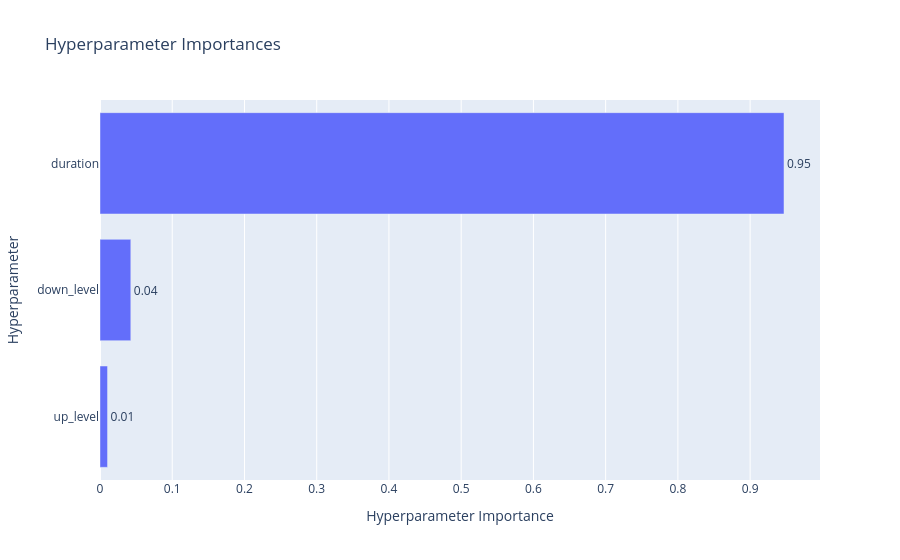

Write notebook code for a chart like this one.
### Code cell
optuna.visualization.plot_param_importances(
    study, target=lambda t: t.values[0], target_name="stret"
)

### Figure 1 — Plotly figure (JSON) as saved in the notebook; plotly's stock layout.template omitted (floating-point values rounded to 4 significant figures)
{"data": [{"cliponaxis": false, "hovertemplate": ["up_level (FloatDistribution): 0.01043848957339613<extra></extra>", "down_level (FloatDistribution): 0.042654331832087305<extra></extra>", "duration (IntDistribution): 0.9469071785945166<extra></extra>"], "name": "stret", "orientation": "h", "text": ["0.01", "0.04", "0.95"], "textposition": "outside", "type": "bar", "x": [0.01044, 0.04265, 0.9469], "y": ["up_level", "down_level", "duration"]}], "layout": {"title": {"text": "Hyperparameter Importances"}, "xaxis": {"title": {"text": "Hyperparameter Importance"}}, "yaxis": {"title": {"text": "Hyperparameter"}}}}
